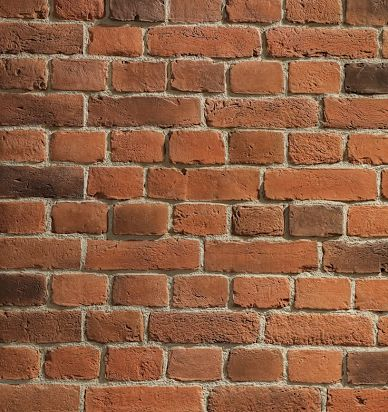
#> input picture src/renderer/brick.png, 388 x 412 px, found by its file name
$ python analyze_brick.py
#> lines starting #> are read from the running program, lines starting #| are printed output that depends on the picture
import os
import numpy as np
from PIL import Image

img_path = r"C:\Dev\AeoEngine\.assets\textures\brick.png"
if not os.path.exists(img_path):
    print(f"Error: File not found at {img_path}")
    exit(1)

img = Image.open(img_path)
#> img is the input picture: PIL image 388x412 RGBA; mean R, G, B, A 144, 95.4, 67.2, 255
print(f"Image format: {img.format}, size: {img.size}, mode: {img.mode}")
#| Image format: PNG, size: (388, 412), mode: RGBA

# Convert to grayscale numpy array
arr = np.array(img.convert("L"), dtype=np.int32)
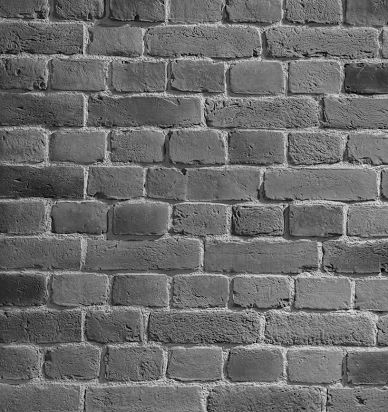
#> arr: shape (412, 388) int32; min 3, max 242, mean 106.7
height, width = arr.shape
#> height = 412; width = 388

# 1. Sum of absolute differences between horizontally adjacent pixels
h_diff = np.abs(arr[:, 1:] - arr[:, :-1])
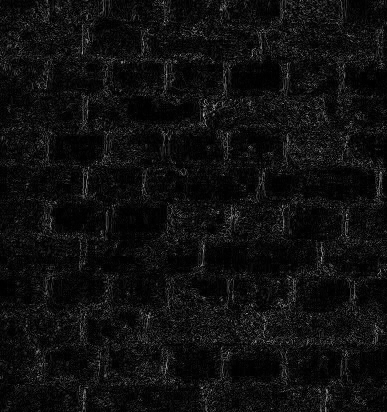
#> h_diff: shape (412, 387) int32; min 0, max 186, mean 15.1
h_grad_sum = np.sum(h_diff)
#> h_grad_sum = 2405810

# 2. Sum of absolute differences between vertically adjacent pixels
v_diff = np.abs(arr[1:, :] - arr[:-1, :])
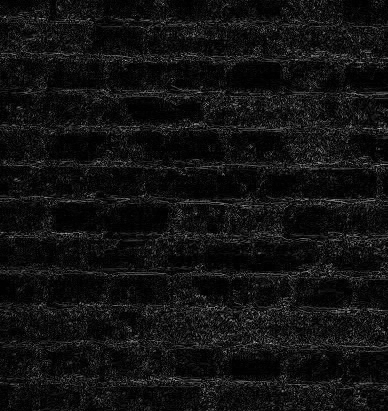
#> v_diff: shape (411, 388) int32; min 0, max 181, mean 17.6
v_grad_sum = np.sum(v_diff)
#> v_grad_sum = 2801697

print(f"Horizontal Gradient Sum: {h_grad_sum}")
#| Horizontal Gradient Sum: 2405810
print(f"Vertical Gradient Sum: {v_grad_sum}")
#| Vertical Gradient Sum: 2801697

if v_grad_sum > h_grad_sum * 1.2:
    print("Result: Vertical Gradient is significantly greater than Horizontal Gradient.")
    print("Dominant features (grout lines) are HORIZONTAL.")
elif h_grad_sum > v_grad_sum * 1.2:
    print("Result: Horizontal Gradient is significantly greater than Vertical Gradient.")
    print("Dominant features (grout lines) are VERTICAL.")
else:
    print("Result: Horizontal and Vertical gradients are comparable.")

# 3. Analyze brick dimensions by looking at the grout line frequencies
# Let's find rows/cols with low/high gradients or intensity changes to locate grout lines.
# Bricks usually have distinct color from grout, or grout lines show up as peaks in gradients.
row_diff_mean = np.mean(v_diff, axis=1) # average vertical change per row
#> row_diff_mean = 411 values, max 38.07 at index 128, min 7.06 at index 260, mean 17.57
col_diff_mean = np.mean(h_diff, axis=0) # average horizontal change per col
#> col_diff_mean = 387 values, max 26.23 at index 83, min 8.75 at index 385, mean 15.09

print("\n--- Profile analysis for grout lines ---")
# Find peaks in row_diff_mean and col_diff_mean to identify spacing
import scipy
from scipy.signal import find_peaks

# If scipy is not available, we can do a simple peak finding
def simple_find_peaks(arr, threshold_factor=1.5):
#> called with arr = array of shape (411,), threshold_factor = 1.5
    peaks = []
    mean_val = np.mean(arr)
#> mean_val = 17.57
    std_val = np.std(arr)
#> std_val = 7.59
    thresh = mean_val + 0.5 * std_val
#> thresh = 21.37
    for i in range(1, len(arr) - 1):
        if arr[i] > arr[i-1] and arr[i] > arr[i+1] and arr[i] > thresh:
            peaks.append(i)
#> after the loop, peaks = 29 values from 21 to 386
    return peaks

row_peaks = simple_find_peaks(row_diff_mean)
#> row_peaks = 29 values from 21 to 386
col_peaks = simple_find_peaks(col_diff_mean)
#> col_peaks = 37 values from 38 to 379

print(f"Detected grout line row indices (vertical transitions): {row_peaks[:15]}")
#| Detected grout line row indices (vertical transitions): [21, 23, 26, 53, 55, 59, 92, 94, 96, 126, 128, 130, 164, 199, 201]
print(f"Detected grout line col indices (horizontal transitions): {col_peaks[:15]}")
#| Detected grout line col indices (horizontal transitions): [38, 47, 50, 80, 83, 86, 106, 111, 143, 164, 166, 172, 200, 203, 206]

if len(row_peaks) > 1:
    row_spacings = np.diff(row_peaks)
#> row_spacings = 28 values, max 35 at index 12, min 2 at index 0, mean 13.04
    print(f"Row spacings (heights of bricks/rows): {row_spacings[:10]} -> Median: {np.median(row_spacings)}")
#| Row spacings (heights of bricks/rows): [ 2  3 27  2  4 33  2  2 30  2] -> Median: 5.0
if len(col_peaks) > 1:
    col_spacings = np.diff(col_peaks)
#> col_spacings = 36 values, max 32 at index 7, min 2 at index 9, mean 9.47
    print(f"Col spacings (widths of bricks/cols): {col_spacings[:10]} -> Median: {np.median(col_spacings)}")
#| Col spacings (widths of bricks/cols): [ 9  3 30  3  3 20  5 32 21  2] -> Median: 5.5
